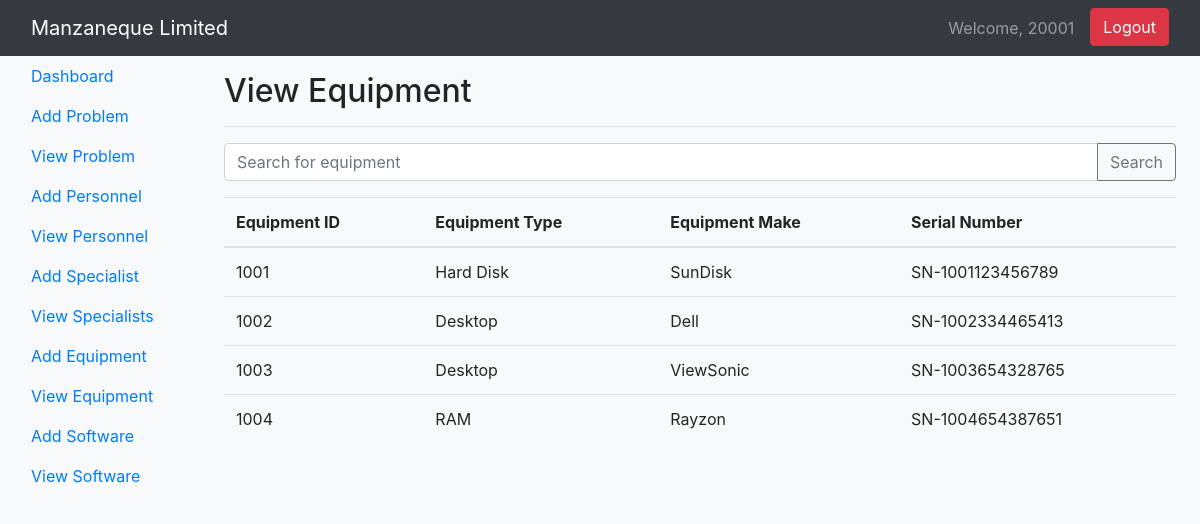
The app's page /Source_Code/view_equipment.php (signed in) with its own data.
### tables this page shows
CREATE TABLE IF NOT EXISTS `equipment` (
  `EquipmentID` int NOT NULL,
  `EquipmentType` varchar(255) DEFAULT NULL,
  `EquipmentMake` varchar(255) DEFAULT NULL,
  `SerialNumber` varchar(255) DEFAULT NULL,
  PRIMARY KEY (`EquipmentID`)
);

### Source_Code/view_equipment.php (the view, shortened to what this page needs)
<?php
$operatorID = $_SESSION['operatorID'];
include('Connection.php');
$search = "";
$whereClause = "";
$sql = "SELECT * FROM Equipment $whereClause";
$result = $conn->query($sql);
?>
<!DOCTYPE html>
<html lang="en">
<head>
    <link rel="stylesheet" href="https://stackpath.bootstrapcdn.com/bootstrap/4.5.2/css/bootstrap.min.css">
    <link rel="stylesheet" href="styles.css">
</head>
<body>
<nav class="navbar navbar-expand-lg navbar-dark bg-dark">
    <div class="container-fluid">
        <span class="navbar-brand">Manzaneque Limited</span>
        <div class="collapse navbar-collapse" id="navbarNav">
            <ul class="navbar-nav ml-auto">
                <li class="nav-item">
                    <span class="navbar-text mr-3">Welcome, <?php echo $operatorID; ?></span>
                </li>
                <li class="nav-item">
                    <a class="btn btn-danger" href="logout.php">Logout</a>
                </li>
            </ul>
        </div>
    </div>
</nav>
<div class="container-fluid">
    <div class="row">
        <nav id="sidebar" class="col-md-3 col-lg-2 d-md-block bg-light sidebar">
            <div class="sidebar-sticky">
                <ul class="nav flex-column">
                    <li class="nav-item">
                        <a class="nav-link" href="dashboard.php">
                            Dashboard
                        </a>
                    </li>
                    <li class="nav-item">
                        <a class="nav-link" href="add_problem.php">
                            Add Problem
                        </a>
                    </li>
                    <li class="nav-item">
                        <a class="nav-link" href="view_problem.php">
                            View Problem
                        </a>
                    </li>
                    <li class="nav-item">
                        <a class="nav-link" href="add_personnel.php">
                            Add Personnel
                        </a>
                    </li>
                    <li class="nav-item">
                        <a class="nav-link" href="view_personnel.php">
                            View Personnel
                        </a>
                    </li>
                    <li class="nav-item">
                        <a class="nav-link" href="add_specialist.php">
                            Add Specialist
                        </a>
                    </li>
                    <li class="nav-item">
                        <a class="nav-link" href="view_specialists.php">
                            View Specialists
                        </a>
                    </li>
                    <li class="nav-item">
                        <a class="nav-link" href="add_equipment.php">
                            Add Equipment
                        </a>
                    </li>
                    <li class="nav-item">
                        <a class="nav-link active" href="view_equipment.php">
                            View Equipment
                        </a>
                    </li>
                    <li class="nav-item">
                        <a class="nav-link active" href="add_software.php">
                            Add Software
                        </a>
                    </li>
                    <li class="nav-item">
                        <a class="nav-link active" href="view_software.php">
                            View Software
                        </a>
                    </li>
                </ul>
            </div>
        </nav>
        <main role="main" class="col-md-9 ml-sm-auto col-lg-10 px-md-4">
            <div class="d-flex justify-content-between flex-wrap flex-md-nowrap align-items-center pt-3 pb-2 mb-3 border-bottom">
                <h1 class="h2">View Equipment</h1>
            </div>
            <form action="view_equipment.php" method="post" class="mb-3">
                <div class="input-group">
                    <input type="text" class="form-control" placeholder="Search for equipment" name="search" value="<?php echo $search; ?>">
                    <div class="input-group-append">
                        <button class="btn btn-outline-secondary" type="submit">Search</button>
                    </div>
                </div>
            </form>
            <table class="table">
                <thead>
                <tr>
                    <th>Equipment ID</th>
                    <th>Equipment Type</th>
                    <th>Equipment Make</th>
                    <th>Serial Number</th>
                </tr>
                </thead>
                <tbody>
                <?php
                while ($row = $result->fetch_assoc()) {
                    echo "<tr>";
                    echo "<td>" . $row['EquipmentID'] . "</td>";
                    echo "<td>" . $row['EquipmentType'] . "</td>";
                    echo "<td>" . $row['EquipmentMake'] . "</td>";
                    echo "<td>" . $row['SerialNumber'] . "</td>";
                    echo "</tr>";
                }
                ?>
                </tbody>
            </table>
        </main>
    </div>
</div>
</body>
</html>

### Source_Code/styles.css (style rules this page uses)
body { background-color: #f8f9fa; }

### records on screen
equipment: EquipmentID "1001", EquipmentType "Hard Disk", EquipmentMake "SunDisk", SerialNumber "SN-1001123456789"
equipment: EquipmentID "1002", EquipmentType "Desktop", EquipmentMake "Dell", SerialNumber "SN-1002334465413"
equipment: EquipmentID "1003", EquipmentType "Desktop", EquipmentMake "ViewSonic", SerialNumber "SN-1003654328765"
equipment: EquipmentID "1004", EquipmentType "RAM", EquipmentMake "Rayzon", SerialNumber "SN-1004654387651"

### other values on screen
$operatorID "20001"
